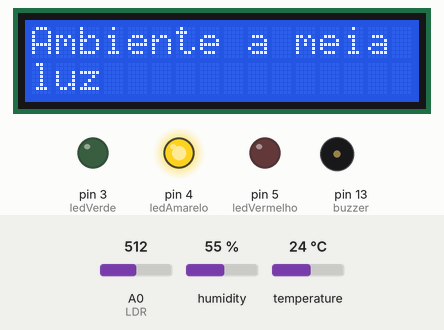
Bench run of a sketch on a simulated Arduino Uno, built with avr-gcc and run on an emulated ATmega328P. Parts: 16×2 character LCD, output pins drawn as LEDs (lit = HIGH), buzzer (waves = sounding). Inputs (shaded band) come from the test bench; at power-on: A0 (LDR) = 512, temperature 24 °C, humidity 55 %. Pins used as bus, display or sensor lines are not drawn; what the sketch prints to the serial monitor is not drawn.

Above: at 3.4 s.
3.5 s: A0 (LDR) set to 647
9.4 s: A0 (LDR) set to 674
At 12.0 s:
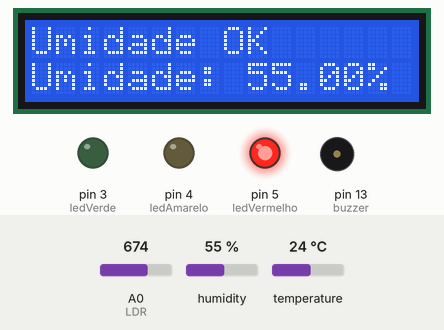
15.3 s: temperature set to 12 °C
At 20.0 s:
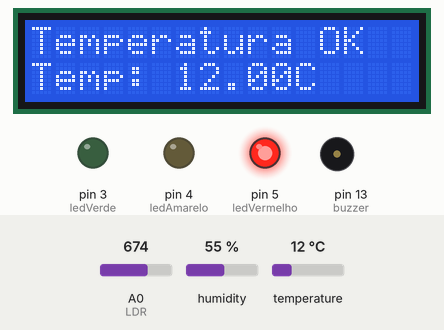
21.2 s: A0 (LDR) set to 306
At 26.8 s:
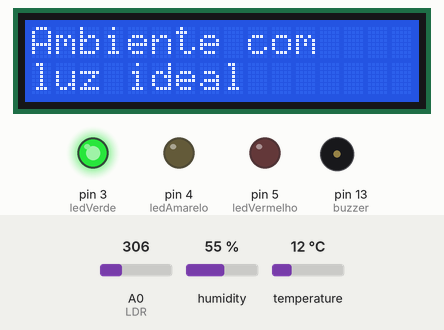
27.1 s: temperature set to 10.3 °C
At 31.2 s:
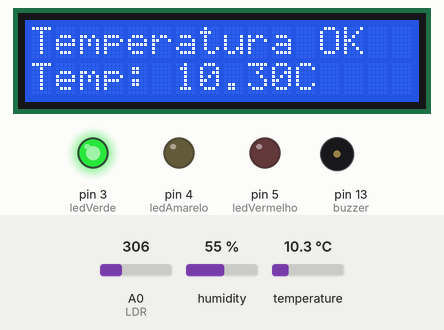
33.0 s: temperature set to 9.2 °C
At 37.0 s:
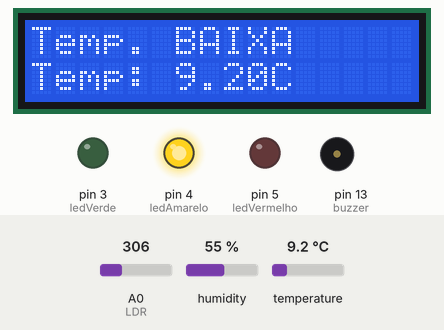
Timing chart, 0 to 39.9 s (numbered marks = the images above; inputs shaded):
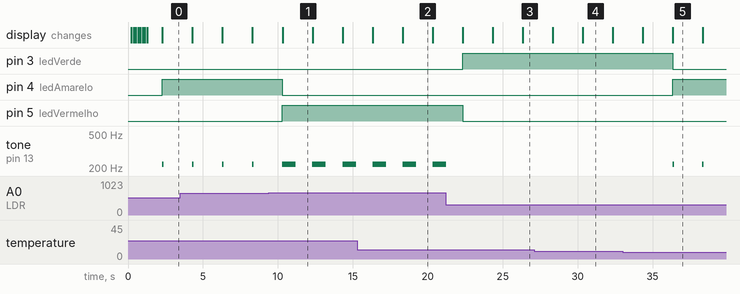

Measured:
- the behaviour switches between 663 and 664 on A0 (LDR) (found by bisection; images 0 and 1)
- the behaviour switches between 10 and 9.9 °C on temperature (found by bisection; images 4 and 5)
- after the input at 9.4 s, pin 4 (ledAmarelo): HIGH → LOW after 0.91 s; pin 5 (ledVermelho): LOW → HIGH after 0.91 s
- after the input at 15.3 s, the display: first differs from a run without the input after 3.0 s (image 2)
- after the input at 21.2 s, pin 3 (ledVerde): LOW → HIGH after 1.1 s; pin 5 (ledVermelho): HIGH → LOW after 1.1 s; tone on pin 13 (buzzer): goes on until 21.2 s, then stays silent; the display: first differs from a run without the input after 5.1 s (image 3)
- after the input at 33.0 s, pin 3 (ledVerde): HIGH → LOW after 3.3 s; pin 4 (ledAmarelo): LOW → HIGH after 3.3 s; tone on pin 13 (buzzer): alternates 220 Hz for 0.10 s and silent for 1.9 s, starting after 3.3 s; the display: first differs from a run without the input after 3.3 s (image 5)
- by itself, tone on pin 13 (buzzer): alternates 220 Hz for 0.90 s and silent for 1.1 s

The sketch:

embraceCP2Edge.ino
```cpp
#include "DHT.h" // Importa a biblioteca DHT que é usada para comunicar com o sensor DHT de temperatura e umidade
#include <LiquidCrystal.h> // Importa a biblioteca para o display LCD.

#define DHTPIN 2 // Define o pino digital 2 para o DHT
#define DHTTYPE DHT22 // Define o tipo de sensor DHT usado: DHT 22  (AM2302), AM2321

DHT dht(DHTPIN, DHTTYPE); // Cria um objeto 'dht' da classe DHT, inicializando-o com o pino e o tipo do sensor, já definidos anteriormente

/*
Descrição Pinos LCD:
  Pino 1 --- Terra
  Pino 2 --- Alimentação VDD para o LCD
  Pino 3 --- Ajuste de contraste
  Pino 4 --- Seleção de registro (RS)
  Pino 5 --- Seleção de leitura/gravação (R/W)
  Pino 6 --- Habilitar (E)
  Pino 7 --- Não utilizado
  Pino 8 --- Não utilizado
  Pino 9 --- Não utilizado
  Pino 10 -– Não utilizado
  Pino 11 -– Linha de dados (D4) 4 bits por vez
  Pino 12 -– Linha de dados (D5) 4 bits por vez
  Pino 13 -– Linha de dados (D6) 4 bits por vez
  Pino 14 -– Linha de dados (D7) 4 bits por vez
  Pino 15 -- Potência de luz de fundo
  Pino 16 -- Terra da luz de fundo (GND)
  */

// Caracteres personalizados criados para exibição no LCD.
const int rs = 7;   // Pino 7  no Arduino para pino 4  (RS) no LCD
const int en = 6;   // Pino 6  no Arduino para pino 6  (E)  no LCD
const int d4 = 12;  // Pino 12 no Arduino para pino 11 (D4) no LCD
const int d5 = 10;  // Pino 10 no Arduino para pino 12 (D5) no LCD
const int d6 = 9;   // Pino 9  no Arduino para pino 13 (D6) no LCD
const int d7 = 8;   // Pino 8  no Arduino para pino 14 (D7) no LCD

LiquidCrystal lcd(rs, en, d4, d5, d6, d7); // Cria uma instância do LCD

// Cria um caractere personalizado para o símbolo de grau
byte grau[8] = { B01110, B01010, B01110, B00000, B00000, B00000, B00000, B00000 };

// Cria caracteres personalizado para a logo
byte logo1[8] = { B00000, B00000, B00001, B00010, B00100, B00110, B01001, B01000 };
byte logo2[8] = { B01000, B01100, B00111, B00100, B00010, B00001, B00000, B00000 };
byte logo3[8] = { B00000, B01111, B10100, B01000, B01000, B10001, B11110, B10000 };
byte logo4[8] = { B10000, B10000, B10000, B01111, B01000, B10100, B01111, B00000 };
byte logo5[8] = { B00000, B00000, B11000, B00100, B01110, B10010, B00001, B00001 };
byte logo6[8] = { B00011, B00101, B11010, B00010, B00100, B11000, B00000, B00000 };

// Define os pinos para os LEDs
int ledVermelho = 5;
int ledAmarelo = 4;
int ledVerde = 3;
int buzzer = 13; // Pino para o buzzer
int LDR = A0; // Pino analógico para o LDR
int valorLDR = 0; // Variável para armazenar a leitura do LDR
int intensidadeLuz; //Transforma a leitura em uma escala de 0 a 100

int tempo = 150; // Tempo de delay utilizado para efeitos de transição no LCD.

const unsigned long intervaloEvento = 2000;  // Intervalo de tempo para mudar as informações no display.
unsigned long tempoPrevio = 0; // Armazena a última vez que o display foi atualizado.

int estadoDisplay = 0; // Controla o estado da exibição de informações no LCD.

void setup() {
  Serial.begin(115200); // Inicia a comunicação serial a 115200 bits por segundo

  dht.begin(); // Inicializa o sensor DHT.
  lcd.begin(16,2); // Inicializa o LCD com 16 colunas e 2 linhas.
  lcd.clear(); // Limpa o display.

  lcd.createChar(0, grau); // Registra o caractere personalizado de grau no LCD.

  // Registra os caracteres personalizados da logo no LCD.
  lcd.createChar(1, logo1);
  lcd.createChar(2, logo2);
  lcd.createChar(3, logo3);
  lcd.createChar(4, logo4);
  lcd.createChar(5, logo5);
  lcd.createChar(6, logo6);

  // Desenha a primeira parte da logo
  lcd.setCursor(1,0);
  lcd.write(byte(1));
  lcd.setCursor(1,1);
  lcd.write(byte(2));

  delay(tempo); // Espera 150 milissegundos

  // Desenha a segunda parte da logo
  lcd.setCursor(2,0);
  lcd.write(byte(3));
  lcd.setCursor(2,1);
  lcd.write(byte(4));

  delay(tempo); // Espera 150 milissegundos

  // Desenha a terceira parte da logo
  lcd.setCursor(3,0);
  lcd.write(byte(5));
  lcd.setCursor(3,1);
  lcd.write(byte(6));

  // Escreve EMBRACE FIAP no display
  lcd.setCursor(5,0);
  lcd.print("E");
  lcd.setCursor(5,1);
  lcd.print("F");

  delay(tempo);
  lcd.setCursor(6,0);
  lcd.print("M");
  lcd.setCursor(6,1);
  lcd.print("I");

  delay(tempo);
  lcd.setCursor(7,0);
  lcd.print("B");
  lcd.setCursor(7,1);
  lcd.print("A");

  delay(tempo);
  lcd.setCursor(8,0);
  lcd.print("R");
  lcd.setCursor(8,1);
  lcd.print("P");

  delay(tempo);
  lcd.setCursor(9,0);
  lcd.print("A");

  delay(tempo);
  lcd.setCursor(10,0);
  lcd.print("C");

  delay(tempo);
  lcd.setCursor(11,0);
  lcd.print("E");

  delay(1000); // Espera 1 segundo antes de apagar a logo e começar o loop

  // Configura os pinos dos LEDs como saída
  pinMode(ledVermelho, OUTPUT);
  pinMode(ledAmarelo, OUTPUT);
  pinMode(ledVerde, OUTPUT);

  pinMode(LDR, INPUT); // Configura o pino do LDR como entrada

  digitalWrite(LDR, LOW); // Define o estado inicial do sensor como desligado

  pinMode(buzzer, OUTPUT); // Configura o pino do buzzer como saída
}

void loop() {
  unsigned long tempoAtual = millis(); // Armazena o tempo atual em milissegundos desde que o Arduino foi reiniciado

  float temperatura = dht.readTemperature(); // Lê a temperatura do sensor e armazena o valor na variável

  float umidade = dht.readHumidity(); // Lê a umidade do sensor e armazena o valor na variável

  // Verifica se a leitura falhou
  if (isnan(temperatura) || isnan(umidade)) { // A função utilizada para isso é a isnan ('is not a number', não é um número). Ela retorna 'true' se o valor da variável não for válido
    Serial.println(F("Houve uma falha ao ler o sensor DHT!")); // Exibe uma mensagem de erro

    return; // Sai do loop atual e iniciar o próximo
  }

  int numeroLeituras = 10; // Número de leituras do sensor
  int sensorSoma = 0; // Soma das leituras do sensor

  for (int i = 0; i < numeroLeituras; i++) {
    valorLDR = analogRead(LDR); // Faz a leitura do valor do LDR
    intensidadeLuz = map(valorLDR, 0, 990, 0, 100); //Converte o valor para uma escala de 0 a 100
    sensorSoma += intensidadeLuz; // Acumula a intensidade de luz mapeada na variável 'sensorSoma'
    delay(1); // Pausa a execução por 1 milissegundo antes da próxima leitura
  }

  int sensorMedia = sensorSoma / numeroLeituras; // Média das leituras do sensor

  if (tempoAtual - tempoPrevio >= intervaloEvento) { // Verifica se o intervalo de tempo especificado passou para atualizar o display
    switch (estadoDisplay) { // Estrutura condicional que controla qual informação será exibida no display.
      case 0: // No estado 0:
        mostrarLuz(sensorMedia); // Mostra a média da luminosidade.
        estadoDisplay = 1; // Altera o estado do display para 1.
        break; // Sai da estrutura condicional
      case 1: // No estado 1:
        mostrarUmidade(umidade); // Mostra a umidade atual.
        estadoDisplay = 2; // Altera o estado do display para 2.
        break; // Sai da estrutura condicional
      case 2: // No estado 2:
        mostrarTemperatura(temperatura); // Mostra a temperatura atual.
        estadoDisplay = 0; // Altera o estado do display para 0.
        break; // Sai da estrutura condicional
    }

    // Luminosidade ideal
    if (sensorMedia < 33 && umidade >= 50 && umidade <= 70 && temperatura >= 10 && temperatura <= 15) {
      acendeLedVerde();  // Aciona o LED verde se as condições ideais de luminosidade, umidade e temperatura forem atendidas
    }

    // Luminosidade em alerta
    if ((sensorMedia >= 33 && sensorMedia <= 66 || temperatura < 10 || temperatura > 15) && !(sensorMedia > 66) && !(umidade < 50 || umidade > 70)) {
      acendeLedAmarelo(); // Aciona o LED amarelo se as condições de alerta para luminosidade ou temperatura forem atendidas, mas ainda não críticas
    }

    // Luminosidade crítica
    if (sensorMedia > 66 || umidade < 50 || umidade > 70) {
      acendeLedVermelho(); // Aciona o LED vermelho se qualquer uma das condições críticas de luminosidade ou umidade for atendida
    }

    // Imprime os valores de temperatura e umidade na saída serial.
    Serial.print(F("Temperatura: "));
    Serial.print(temperatura);
    Serial.print(F("°C Umidade: "));
    Serial.print(umidade);
    Serial.println(F("%"));

    // Imprime os valores de luminosidade de 0 a 1023 e de 0% a 100%
    Serial.print("Intensidade de Luz 0 - 1023 = ");
    Serial.println(valorLDR);
    Serial.print("Intensidade de Luz 0 - 100% = ");
    Serial.println(sensorMedia);

    tempoPrevio = tempoAtual; // Atualiza o tempo anterior com o tempo atual para marcar o momento da última atualização.
  }

}

// Função que acende o led verde
void acendeLedVerde() {
  apagaLeds(); // Ativa a função para apagar os Leds
  digitalWrite(ledVerde, HIGH); // Acende o LED verde
  digitalWrite(buzzer, LOW); // Desativa o buzzer
}

// Função que acende o led amarelo
void acendeLedAmarelo() {
  apagaLeds(); // Ativa a função para apagar os Leds
  digitalWrite(ledAmarelo, HIGH); // Acende o LED amarelo
  digitalWrite(buzzer, HIGH); // Ativa o buzzer
  tone(buzzer, 220, 100); // Define o tom do buzzer
}

// Função que acende o led vermelho
void acendeLedVermelho() {
  apagaLeds(); // Ativa a função para apagar os Leds
  digitalWrite (ledVermelho, HIGH); // Acende o LED vermelho
  digitalWrite(buzzer, HIGH); // Ativa o buzzer
  tone(buzzer, 220, 900); // Define o tom do buzzer
}

// Função para apagar todos os LEDs
void apagaLeds () {
  digitalWrite(ledVerde, LOW);
  digitalWrite(ledAmarelo, LOW);
  digitalWrite(ledVermelho, LOW);
}

// Função que exibe a luminosidade do ambiente no display
void mostrarLuz(int sensorMedia) {
  lcd.clear(); // Limpa o display LCD para a nova mensagem.

  if (sensorMedia >= 33 && sensorMedia <= 66) { // Exibe a mensagem indicando luz média.
    lcd.setCursor(0,0);
    lcd.print("Ambiente a meia");
    lcd.setCursor(0,1);
    lcd.print("luz");
  } else if (sensorMedia < 33) { // Exibe a mensagem indicando luz ideal.
    lcd.setCursor(0,0);
    lcd.print("Ambiente com");
    lcd.setCursor(0,1);
    lcd.print("luz ideal");
  } else { // Exibe a mensagem indicando excesso de luz.
    lcd.setCursor(0,0);
    lcd.print("Ambiente muito");
    lcd.setCursor(0,1);
    lcd.print("claro");
  }
}

// Função que exibe a umidade do ambiente no display
void mostrarUmidade(float umidade) {
  lcd.clear(); // Limpa o display LCD para a nova mensagem.

  if (umidade >= 50 && umidade <= 70) {  // Exibe a mensagem indicando umidade ideal.
    lcd.setCursor(0,0);
    lcd.print("Umidade OK");
    lcd.setCursor(0,1);
    lcd.print("Umidade: ");
    lcd.print(umidade);
    lcd.print("%");
  } else if (umidade < 50) { // Exibe a mensagem indicando baixa umidade.
    lcd.setCursor(0,0);
    lcd.print("Umidade BAIXA");
    lcd.setCursor(0,1);
    lcd.print("Umidade: ");
    lcd.print(umidade);
    lcd.print("%");
  } else { // Exibe a mensagem indicando alta umidade.
    lcd.setCursor(0,0);
    lcd.print("Umidade ALTA");
    lcd.setCursor(0,1);
    lcd.print("Umidade: ");
    lcd.print(umidade);
    lcd.print("%");
  }
}

// Função que exibe a temperatura do ambiente no display
void mostrarTemperatura(float temperatura) {
  lcd.clear(); // Limpa o display LCD para a nova mensagem.

  if (temperatura >= 10 && temperatura <= 15) { // Exibe a mensagem indicando temperatura ideal.
    lcd.setCursor(0,0);
    lcd.print("Temperatura OK");
    lcd.setCursor(0,1);
    lcd.print("Temp: ");
    lcd.print(temperatura);
    lcd.print("C");
  } else if (temperatura < 10) { // Exibe a mensagem indicando temperatura baixa.
    lcd.setCursor(0,0);
    lcd.print("Temp. BAIXA");
    lcd.setCursor(0,1);
    lcd.print("Temp: ");
    lcd.print(temperatura);
    lcd.print("C");
  } else {  // Exibe a mensagem indicando temperatura alta.
    lcd.setCursor(0,0);
    lcd.print("Temp. ALTA");
    lcd.setCursor(0,1);
    lcd.print("Temp: ");
    lcd.print(temperatura);
    lcd.print("C");
  }
}
```
